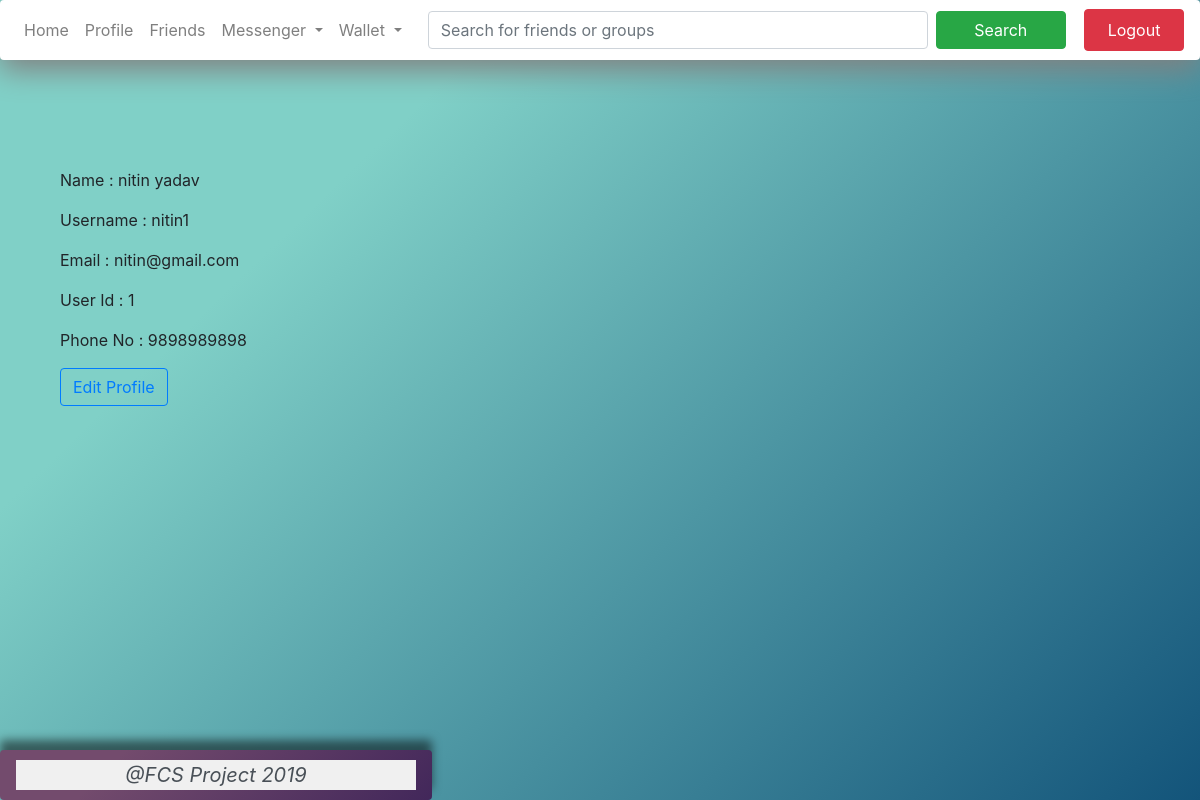
Page /profile/ (signed in) on the earlier database version.
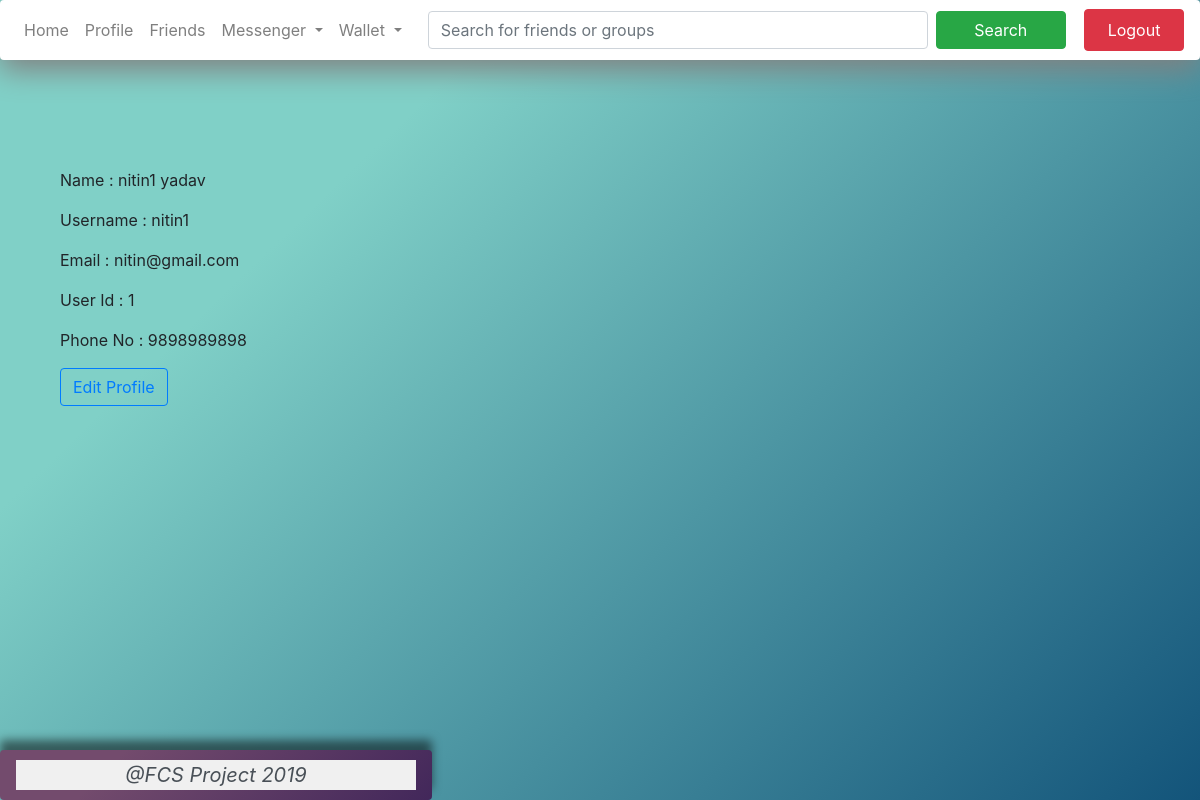
Same page on the later database version.
### account/models.py (models this page shows, shortened)
class Account(AbstractBaseUser):
	email = models.EmailField(verbose_name="email", max_length=60, unique=True)
	username = models.CharField(verbose_name="username", max_length=30, unique=True)
	first_name = models.CharField(verbose_name="first name", max_length=30)
	last_name = models.CharField(verbose_name="last name", max_length=30)
	phone_no = models.CharField(verbose_name="phone number", max_length=10, unique=True)
	date_joined = models.DateTimeField(verbose_name="data joined", auto_now_add=True)
	last_login = models.DateTimeField(verbose_name="last login", auto_now=True)
	is_admin = models.BooleanField(default=False)
	is_active = models.BooleanField(default=True)
	is_staff = models.BooleanField(default=False)
	is_superuser = models.BooleanField(default=False)
	is_casual_user = models.BooleanField(default=True)
	is_premium_user = models.BooleanField(default=False)
	is_commercial_user = models.BooleanField(default=False)
	is_verified = models.BooleanField(default=False)
	USERNAME_FIELD = 'email'
	REQUIRED_FIELDS = ['username', 'first_name', 'last_name', 'phone_no']
	objects = MyAccountManager()
	def __str__(self):
		return self.email

### dashboard/views.py (the view)
# urls.py: url(r'^profile/$', profile_view, name="profile"),
def profile_view(request):
	args = {
		'user': request.user
	}
	return render(request, 'profile.html', args)

### dashboard/templates/profile.html
{% extends 'dashboard/base.html' %}
{% block content %}
<div class="conatiner-fluid" style="
	padding: 30px;
">
	<div class="conatiner-fluid" style="
		padding: 30px;
	">
		<p>
			Name : {{ user.first_name }} {{user.last_name}}
		</p>
		<p>
			Username : {{ user.username }} <br>
		</p>
		<p>
			Email : {{ user }} <br>
		</p>
		<p>
			User Id : {{ user.id }} <br>
		</p>
		<p>
			Phone No : {{ user.phone_no }} <br>
		</p>
		<p>
			<a href="{% url 'edit_profile_info' %}"class="btn btn-outline-primary" disabled>
				Edit Profile
			</a>
		</p>
	</div>
</div>
{% endblock %}

### templates/dashboard/base.html
{% include "dashboard/header.html" %}
{% include "dashboard/navigation.html" %}
{% block content %}{% endblock %}
{% include "dashboard/footer.html" %}

### templates/dashboard/header.html (shortened to what this page needs)
<!DOCTYPE html>
<html>
<head>
	<link rel="stylesheet" href="https://maxcdn.bootstrapcdn.com/bootstrap/4.3.1/css/bootstrap.min.css">
</head>
<body style="
background-color: #80d0c7;
background-image: linear-gradient(316deg, #13547a 0%, #80d0c7 74%);
	background-repeat: no-repeat;
	background-size: cover;
	background-position: center;
	width: 100%;
	min-width: 100%;
	height: 100vh;
	min-height: 100vh
">

### templates/dashboard/navigation.html (shortened to what this page needs)
<nav class="navbar navbar-expand-lg navbar-light bg-light shadow-sm p-3 mb-5 bg-white rounded" style="
	height: 60px;
	background-color: #734b6d;
background-image: linear-gradient(0deg, ##0f0c29 0%, ##302b63 100%);
box-shadow: 0px 10px 30px grey !important;
">
	<div class="collapse navbar-collapse" id="navbarSupportedContent">
		<ul class="navbar-nav mr-auto">
				<li class="nav-item " style="
				">
					<a href="{% url 'home' %}" class="nav-link  " style="
				/*	width: 80px;
					height: 32px;
					color:white;
					box-shadow: 2px 2px 5px grey;
					display: -webkit-flex;
				  display: flex;
				  -webkit-flex-wrap: wrap;
				  flex-wrap: wrap;
				  -webkit-align-content: center;
				  align-content: center;
				  margin-bottom: 0px;
				*/
				">Home
					</a>
				</li>
				<li class="nav-item">
					<a href="{% url 'profile' %}" class="nav-link">Profile</a>
				</li>
				<li class="nav-item">
					<a href="{% url 'friends' %}" class="nav-link">Friends</a>
				</li>
				<li class="nav-item dropdown">
					<a class="nav-link dropdown-toggle" href="{% url 'wallet' %}" id="navbarDropdown" role="button" data-toggle="dropdown" aria-haspopup="true" aria-expanded="false">
			          Messenger
			        </a>
				</li>
				<li class="nav-item dropdown">
			        <a class="nav-link dropdown-toggle" href="{% url 'wallet' %}" id="navbarDropdown" role="button" data-toggle="dropdown" aria-haspopup="true" aria-expanded="false">
			          Wallet
			        </a>
		      	</li>
		</ul>
		<ul class="navbar-nav mr-auto">
			<li class="nav-item">
  			    <form class="form-inline my-2 my-lg-0">
			    	<input class="form-control mr-sm-2" type="search" placeholder="Search for friends or groups" aria-label="Search" style="width: 500px;">
			    	<button class="btn btn-success my-2 my-sm-0" type="submit" style="width: 130px;">Search</button>
		    	</form>
			</li>
		</ul>
		<ul class="navbar-nav navbar-right">
				<li class="nav-item">
					<a href="{% url 'logout' %}" class="nav-link btn btn-danger " style="
						height:100%;
						color: white;
						width: 100px;
					">Logout</a>
				</li>
		</ul>
	</div>
</nav>

### templates/dashboard/footer.html (shortened to what this page needs)
<div class="container-fluid" style="padding-top: 70px;"></div>
</body>
	<div class="shadow-lg p-3 mb-5 bg-white rounded" style="
background-color: #734b6d;
background-image: linear-gradient(315deg, #42275a 0%, #734b6d 74%);
box-shadow: 0px -10px 10px !important;
		display:flex;
		border:none;
		align-items: center;
		justify-content: center;
		text-align: center;
		bottom:0px;
		left: 0px;
		height: 50px;
		position: fixed;
		font-size: 20px;
		margin-bottom: 0px !important;
		color: rgba(0,0,0,.5);
	">
		<marquee style="
			background-color: #F0F0F0;
			width: 400px;
			color: #495057;
		">
			<I>
				@FCS Project 2019
			</I>
			</marquee>
	</div>
</html>

Differences in the rows shown:
changed Account "nitin1": first_name "nitin" → "nitin1"
